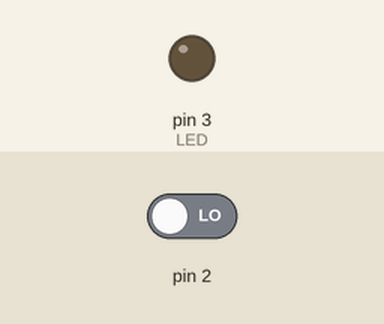
The sketch below on a simulated Arduino Uno, built with avr-gcc and run on an emulated ATmega328P. On the bench: output pins drawn as LEDs (lit = HIGH). Dashed ring = blinking. Inputs (shaded band) come from the test bench; at power-on: pin 2 LOW. What the sketch prints to the serial monitor is not drawn.

Above: at 1.2 s.
1.3 s: pin 2 driven HIGH
At 1.7 s:
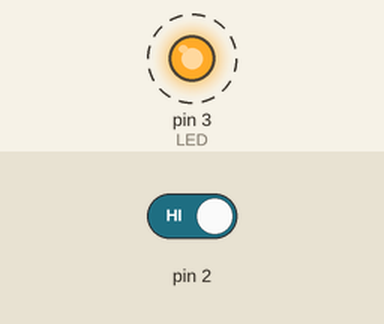
4.3 s: pin 2 driven LOW
At 4.3 s:
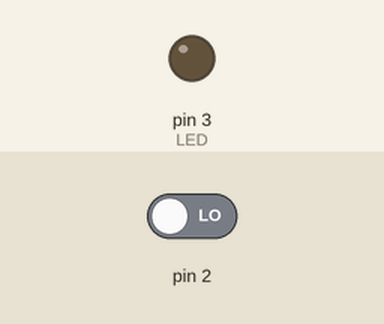
Timing chart, 0 to 7.3 s (numbered marks = the images above; inputs shaded):
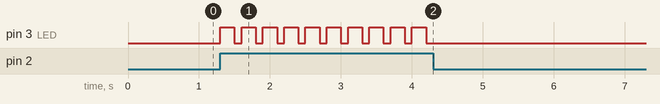

The sketch:

PUSHBUTTON.ino
```cpp
/*
 * Author      : Subham
 * Date        : 28 June 2026
 * Description : LED blinks when button is presses
 */
int buttonstate =0;
const int LED = 3;

void setup()
{
  pinMode(2, INPUT);
  pinMode(LED, OUTPUT);
  Serial.begin(9600);
  digitalWrite(LED, LOW);
}

void loop()
{
  buttonstate = digitalRead(2);
  //for()
  while(buttonstate == HIGH){
    digitalWrite(LED,HIGH);
    delay(200);
    digitalWrite(LED,LOW);
    Serial.print(buttonstate);
    delay(100);

    buttonstate = digitalRead(2);
  }
}
```

Measured:
- after the input at 1.3 s, pin 3 (LED): alternates HIGH for 0.20 s and LOW for 0.10 s, starting at once
- after the input at 4.3 s, pin 3 (LED): stops changing and stays LOW
